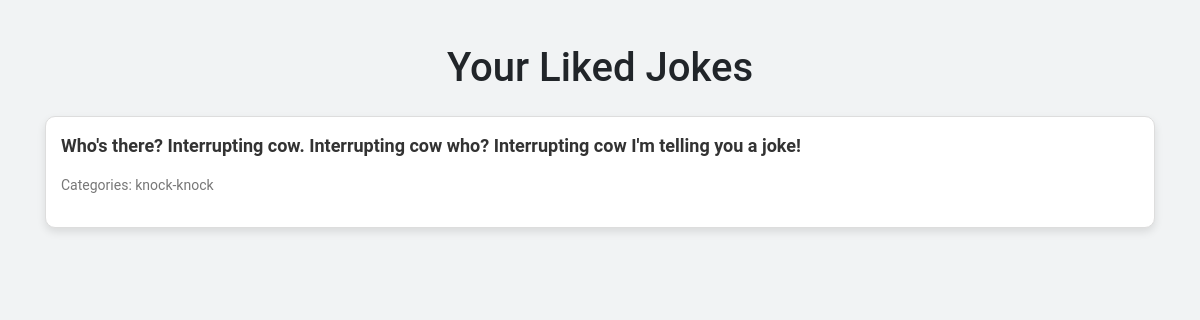
Page /liked-jokes/ (signed in) on the committed database.
### myapp/models.py (models this page shows, shortened)
class JokeFeedback(models.Model):
    FEEDBACK_CHOICES = (
        ('like', 'Like'),
        ('dislike', 'Dislike'),
    )
    user = models.ForeignKey(User, on_delete=models.CASCADE)
    joke = models.ForeignKey(Joke, on_delete=models.CASCADE)
    feedback_type = models.CharField(max_length=10, choices=FEEDBACK_CHOICES)
    class Meta:
        unique_together = ('user', 'joke')

class Joke(models.Model):
    joke_text = models.TextField()
    categories = models.CharField(max_length=255)
    created_at = models.DateTimeField(auto_now_add=True)

### myapp/views.py (the view)
# urls.py: path('liked-jokes/', views.liked_jokes, name='liked_jokes'),
@login_required(login_url='login')  # Specify the URL to redirect to if not logged in
def liked_jokes(request):
    liked_jokes = JokeFeedback.objects.filter(user=request.user, feedback_type='like').select_related('joke')
    context = {
        'liked_jokes': liked_jokes,
    }
    return render(request, 'liked_jokes.html', context)

### myapp/templates/liked_jokes.html (shortened to what this page needs)
{% load static %}
<!DOCTYPE html>
<html lang="en">
<head>
    <link href="https://stackpath.bootstrapcdn.com/bootstrap/4.5.2/css/bootstrap.min.css" rel="stylesheet">
</head>
<body>
    <div class="container">
        <h1 class="text-center mt-4">Your Liked Jokes</h1>
        {% if liked_jokes %}
            <div class="mt-4">
                {% for feedback in liked_jokes %}
                    <div class="joke-container">
                        <p class="joke-text">{{ feedback.joke.joke_text }}</p>
                        <p class="categories">Categories: {{ feedback.joke.categories }}</p>
                    </div>
                {% endfor %}
            </div>
        {% else %}
            <p class="no-jokes-message">You haven't liked any jokes yet!</p>
        {% endif %}
    </div>
</body>
</html>

### myapp/templates/liked_jokes.html (style rules this page uses)
body { background-color: #f1f3f4; font-family: 'Roboto', sans-serif; padding: 20px; }
.joke-container { border: 1px solid #ddd; border-radius: 10px; padding: 15px; margin-bottom: 10px; background-color: #fff; box-shadow: 0 4px 8px rgba(0, 0, 0, 0.1); transition: box-shadow 0.3s ease; }
.joke-text { font-size: 18px; font-weight: bold; color: #333; }
.categories { font-size: 14px; color: #777; }

### rows in the picture
JokeFeedback: joke.joke_text "Who's there? Interrupting cow. Interrupting cow who? Interrupting cow I'm telling you a joke!", joke.categories "knock-knock"
